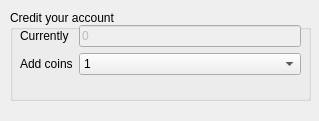
<ui version="4.0" >
 <class>Credit</class>
 <widget class="QDialog" name="Credit" >
  <property name="geometry" >
   <rect>
    <x>0</x>
    <y>0</y>
    <width>319</width>
    <height>121</height>
   </rect>
  </property>
  <property name="windowTitle" >
   <string>Credit</string>
  </property>
  <widget class="QGroupBox" name="groupBox" >
   <property name="geometry" >
    <rect>
     <x>10</x>
     <y>10</y>
     <width>301</width>
     <height>91</height>
    </rect>
   </property>
   <property name="title" >
    <string>Credit your account</string>
   </property>
   <widget class="QWidget" name="verticalLayout" >
    <property name="geometry" >
     <rect>
      <x>10</x>
      <y>10</y>
      <width>281</width>
      <height>61</height>
     </rect>
    </property>
    <layout class="QVBoxLayout" >
     <item>
      <layout class="QGridLayout" >
       <item row="0" column="0" >
        <widget class="QLabel" name="label" >
         <property name="text" >
          <string>Currently</string>
         </property>
        </widget>
       </item>
       <item row="0" column="1" >
        <widget class="QLineEdit" name="lineEdit" >
         <property name="enabled" >
          <bool>false</bool>
         </property>
         <property name="text" >
          <string>0</string>
         </property>
        </widget>
       </item>
       <item row="1" column="0" >
        <widget class="QLabel" name="label_2" >
         <property name="text" >
          <string>Add coins</string>
         </property>
        </widget>
       </item>
       <item row="1" column="1" >
        <widget class="QComboBox" name="comboBox" >
         <item>
          <property name="text" >
           <string>1</string>
          </property>
         </item>
         <item>
          <property name="text" >
           <string>2</string>
          </property>
         </item>
         <item>
          <property name="text" >
           <string>5</string>
          </property>
         </item>
         <item>
          <property name="text" >
           <string>10</string>
          </property>
         </item>
         <item>
          <property name="text" >
           <string>20</string>
          </property>
         </item>
         <item>
          <property name="text" >
           <string>50</string>
          </property>
         </item>
         <item>
          <property name="text" >
           <string>100</string>
          </property>
         </item>
         <item>
          <property name="text" >
           <string>200</string>
          </property>
         </item>
         <item>
          <property name="text" >
           <string>500</string>
          </property>
         </item>
        </widget>
       </item>
      </layout>
     </item>
    </layout>
   </widget>
  </widget>
 </widget>
 <resources/>
 <connections/>
</ui>
